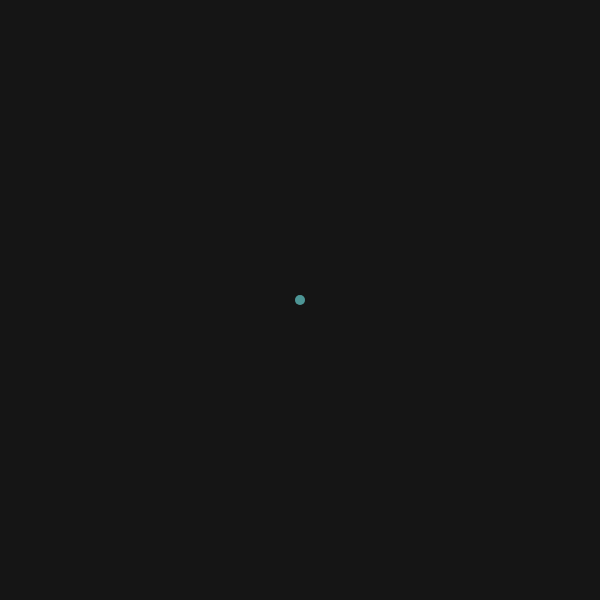
Frame 1 (no input)
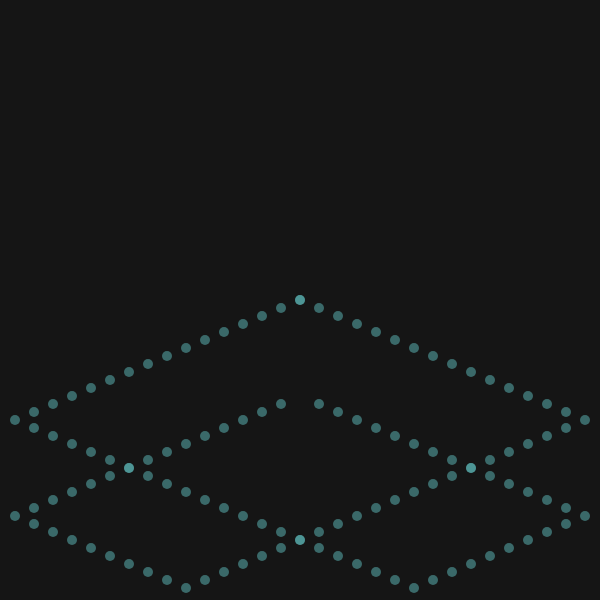
Frame 60 (no input)
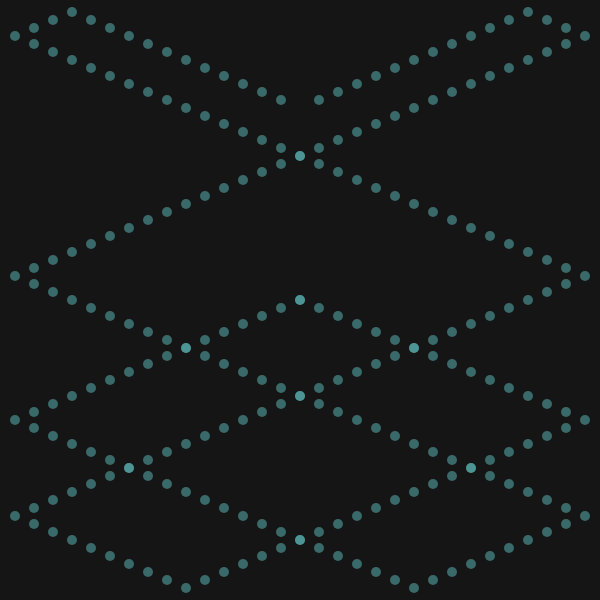
Frame 120 (the mouse pressed at the canvas centre since frame 60)

The p5.js sketch that drew these frames (run headless with seeded random() and noise() and a simulated clock; from frame 60 on, the mouse is pressed at the canvas centre):

// p5.js sketch
// ── sketch.js
let particle1, particle2;
let d = 20;
let k = 30;
let cs = d * k;

function setup() {
	createCanvas(cs, cs);
	particle1 = new Particle(width/2, height/2, 1);
	particle2 = new Particle(width/2, height/2, -1);
}

function draw() {
	background(21);	

	particle1.update();
	particle2.update();
	particle1.show();
	particle2.show();
}

class Particle {
	constructor(x, y, a) {
		this.pos = createVector(x, y);
		this.vx = 19;
		this.vy = 8;
		this.a = a;

		this.max = floor(Math.sqrt(this.vx * this.vy) * k) + 1;

		this.history = [];
	}

	update() {
		let v = createVector(this.pos.x, this.pos.y);
		this.history.push(v);

		if (this.history.length > this.max + 1) {
			this.history.splice(0, 1);
		}
		
		this.pos.x += (this.vx * this.a);
		this.pos.y += this.vy;

		if (this.pos.x < d || this.pos.x > width - d) {
			this.vx *= -1;
		}
		if (this.pos.y < d || this.pos.y > height - d) {
			this.vy *= -1;
		}

	}

	show() {
		noStroke();
		fill(100, 200, 200, 120);
		// ellipse(this.pos.x, this.pos.y, 30);

		this.history.forEach(pos => ellipse(pos.x, pos.y, d*0.5));
	}
}
